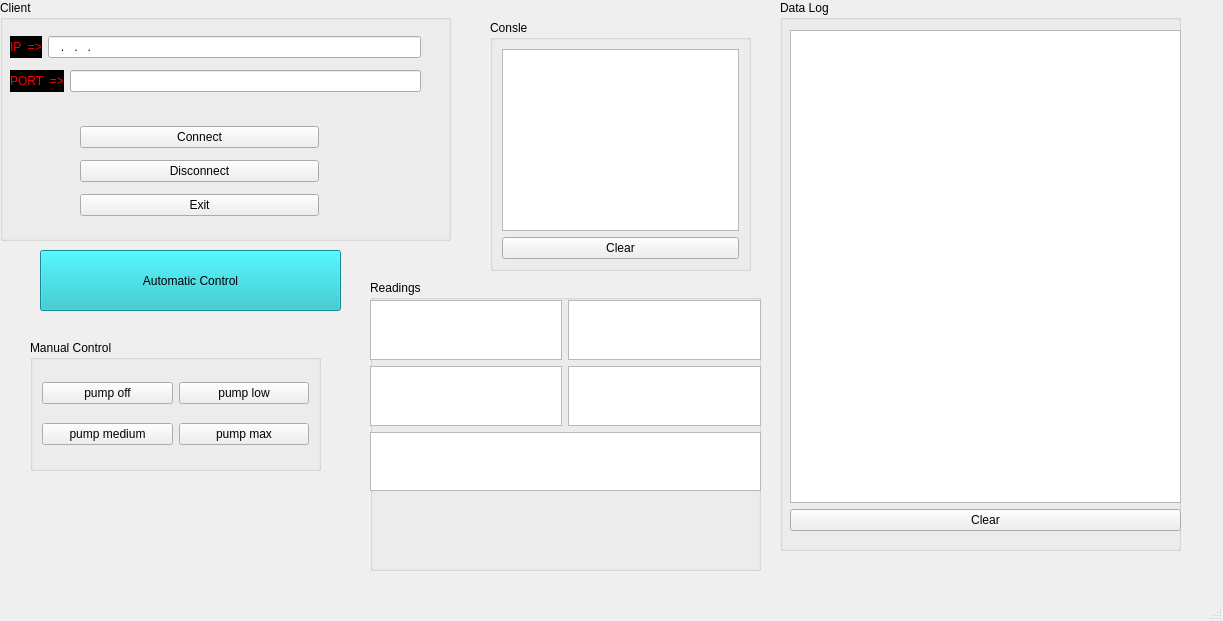
<?xml version="1.0" encoding="UTF-8"?>
<ui version="4.0">
 <class>MainWindow</class>
 <widget class="QMainWindow" name="MainWindow">
  <property name="geometry">
   <rect>
    <x>0</x>
    <y>0</y>
    <width>1223</width>
    <height>621</height>
   </rect>
  </property>
  <property name="windowTitle">
   <string>MainWindow</string>
  </property>
  <widget class="QWidget" name="centralwidget">
   <widget class="QLabel" name="label">
    <property name="geometry">
     <rect>
      <x>50</x>
      <y>20</y>
      <width>1011</width>
      <height>541</height>
     </rect>
    </property>
    <property name="text">
     <string/>
    </property>
   </widget>
   <widget class="QGroupBox" name="groupBox_2">
    <property name="geometry">
     <rect>
      <x>780</x>
      <y>0</y>
      <width>401</width>
      <height>551</height>
     </rect>
    </property>
    <property name="title">
     <string>Data Log</string>
    </property>
    <widget class="QWidget" name="layoutWidget_2">
     <property name="geometry">
      <rect>
       <x>10</x>
       <y>30</y>
       <width>391</width>
       <height>501</height>
      </rect>
     </property>
     <layout class="QVBoxLayout" name="verticalLayout_6">
      <item>
       <widget class="QListWidget" name="lwData">
        <property name="verticalScrollMode">
         <enum>QAbstractItemView::ScrollMode::ScrollPerPixel</enum>
        </property>
        <property name="horizontalScrollMode">
         <enum>QAbstractItemView::ScrollMode::ScrollPerPixel</enum>
        </property>
        <property name="wordWrap">
         <bool>true</bool>
        </property>
       </widget>
      </item>
      <item>
       <widget class="QPushButton" name="pushButton_2">
        <property name="text">
         <string>Clear</string>
        </property>
       </widget>
      </item>
     </layout>
    </widget>
   </widget>
   <widget class="QPushButton" name="pushButton_3">
    <property name="geometry">
     <rect>
      <x>40</x>
      <y>250</y>
      <width>301</width>
      <height>61</height>
     </rect>
    </property>
    <property name="styleSheet">
     <string notr="true">background-color: rgb(0, 170, 0);
background-color: rgb(25, 191, 200);
font: 700 18pt &quot;Segoe UI&quot;;</string>
    </property>
    <property name="text">
     <string>Automatic Control</string>
    </property>
   </widget>
   <widget class="QGroupBox" name="gbSystem">
    <property name="geometry">
     <rect>
      <x>0</x>
      <y>0</y>
      <width>451</width>
      <height>241</height>
     </rect>
    </property>
    <property name="title">
     <string>Client</string>
    </property>
    <widget class="QWidget" name="layoutWidget_3">
     <property name="geometry">
      <rect>
       <x>10</x>
       <y>30</y>
       <width>411</width>
       <height>69</height>
      </rect>
     </property>
     <layout class="QVBoxLayout" name="verticalLayout_3">
      <item>
       <layout class="QHBoxLayout" name="horizontalLayout">
        <item>
         <widget class="QLabel" name="Lip">
          <property name="styleSheet">
           <string notr="true">font: 700 12pt &quot;Segoe UI&quot;;
color: rgb(255, 0, 0);
background-color: rgb(0, 0, 0);</string>
          </property>
          <property name="text">
           <string>IP  =&gt;</string>
          </property>
         </widget>
        </item>
        <item>
         <widget class="QLineEdit" name="lEip">
          <property name="inputMask">
           <string>000.000.000.000</string>
          </property>
         </widget>
        </item>
       </layout>
      </item>
      <item>
       <layout class="QHBoxLayout" name="horizontalLayout_2">
        <item>
         <widget class="QLabel" name="Lport">
          <property name="styleSheet">
           <string notr="true">font: 700 12pt &quot;Segoe UI&quot;;
color: rgb(255, 0, 0);
background-color: rgb(0, 0, 0);</string>
          </property>
          <property name="text">
           <string>PORT  =&gt;</string>
          </property>
         </widget>
        </item>
        <item>
         <widget class="QLineEdit" name="lEport">
          <property name="inputMask">
           <string/>
          </property>
         </widget>
        </item>
       </layout>
      </item>
     </layout>
    </widget>
    <widget class="QWidget" name="layoutWidget">
     <property name="geometry">
      <rect>
       <x>80</x>
       <y>120</y>
       <width>239</width>
       <height>103</height>
      </rect>
     </property>
     <layout class="QVBoxLayout" name="verticalLayout_2">
      <item>
       <widget class="QPushButton" name="pbconnect">
        <property name="text">
         <string>Connect</string>
        </property>
       </widget>
      </item>
      <item>
       <widget class="QPushButton" name="pbdisconnect">
        <property name="text">
         <string>Disconnect</string>
        </property>
       </widget>
      </item>
      <item>
       <widget class="QPushButton" name="pbexit">
        <property name="text">
         <string>Exit</string>
        </property>
       </widget>
      </item>
     </layout>
    </widget>
   </widget>
   <widget class="QGroupBox" name="groupBox">
    <property name="geometry">
     <rect>
      <x>490</x>
      <y>20</y>
      <width>261</width>
      <height>251</height>
     </rect>
    </property>
    <property name="title">
     <string>Consle</string>
    </property>
    <layout class="QGridLayout" name="gridLayout">
     <item row="0" column="0">
      <layout class="QVBoxLayout" name="verticalLayout_5">
       <item>
        <widget class="QListWidget" name="lwConsle">
         <property name="verticalScrollMode">
          <enum>QAbstractItemView::ScrollMode::ScrollPerPixel</enum>
         </property>
         <property name="horizontalScrollMode">
          <enum>QAbstractItemView::ScrollMode::ScrollPerPixel</enum>
         </property>
         <property name="wordWrap">
          <bool>true</bool>
         </property>
        </widget>
       </item>
       <item>
        <widget class="QPushButton" name="pushButton">
         <property name="text">
          <string>Clear</string>
         </property>
        </widget>
       </item>
      </layout>
     </item>
    </layout>
   </widget>
   <widget class="QGroupBox" name="groupBox_3">
    <property name="geometry">
     <rect>
      <x>30</x>
      <y>340</y>
      <width>291</width>
      <height>131</height>
     </rect>
    </property>
    <property name="title">
     <string>Manual Control</string>
    </property>
    <layout class="QGridLayout" name="gridLayout_3">
     <item row="0" column="0">
      <widget class="QPushButton" name="pbpumpoff">
       <property name="text">
        <string>pump off</string>
       </property>
      </widget>
     </item>
     <item row="0" column="1">
      <widget class="QPushButton" name="pbpumplow">
       <property name="text">
        <string>pump low</string>
       </property>
      </widget>
     </item>
     <item row="1" column="0">
      <widget class="QPushButton" name="pbpumpmed">
       <property name="text">
        <string>pump medium</string>
       </property>
      </widget>
     </item>
     <item row="1" column="1">
      <widget class="QPushButton" name="pbpumpmax">
       <property name="text">
        <string>pump max</string>
       </property>
      </widget>
     </item>
    </layout>
   </widget>
   <widget class="QGroupBox" name="groupBox_4">
    <property name="geometry">
     <rect>
      <x>370</x>
      <y>280</y>
      <width>391</width>
      <height>291</height>
     </rect>
    </property>
    <property name="title">
     <string>Readings</string>
    </property>
    <widget class="QWidget" name="layoutWidget">
     <property name="geometry">
      <rect>
       <x>0</x>
       <y>20</y>
       <width>391</width>
       <height>191</height>
      </rect>
     </property>
     <layout class="QGridLayout" name="gridLayout_2">
      <item row="2" column="0" colspan="2">
       <widget class="QListWidget" name="lwPump"/>
      </item>
      <item row="0" column="0">
       <widget class="QListWidget" name="lwTemp"/>
      </item>
      <item row="1" column="0">
       <widget class="QListWidget" name="lwRain"/>
      </item>
      <item row="1" column="1">
       <widget class="QListWidget" name="lwMoisture"/>
      </item>
      <item row="0" column="1">
       <widget class="QListWidget" name="lwHumidity"/>
      </item>
     </layout>
    </widget>
   </widget>
  </widget>
  <widget class="QMenuBar" name="menubar">
   <property name="geometry">
    <rect>
     <x>0</x>
     <y>0</y>
     <width>1223</width>
     <height>25</height>
    </rect>
   </property>
  </widget>
  <widget class="QStatusBar" name="statusbar"/>
 </widget>
 <resources/>
 <connections>
  <connection>
   <sender>pushButton</sender>
   <signal>clicked()</signal>
   <receiver>lwConsle</receiver>
   <slot>clear()</slot>
   <hints>
    <hint type="sourcelabel">
     <x>623</x>
     <y>334</y>
    </hint>
    <hint type="destinationlabel">
     <x>624</x>
     <y>283</y>
    </hint>
   </hints>
  </connection>
  <connection>
   <sender>pushButton_2</sender>
   <signal>clicked()</signal>
   <receiver>lwData</receiver>
   <slot>clear()</slot>
   <hints>
    <hint type="sourcelabel">
     <x>987</x>
     <y>539</y>
    </hint>
    <hint type="destinationlabel">
     <x>983</x>
     <y>449</y>
    </hint>
   </hints>
  </connection>
 </connections>
</ui>
